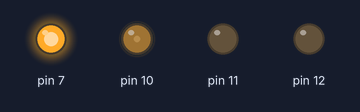
The sketch below on a simulated Arduino Uno, built with avr-gcc and run on an emulated ATmega328P. Shown: output pins drawn as LEDs (lit = HIGH).

Above: at 0.05 s.
At 4.0 s:
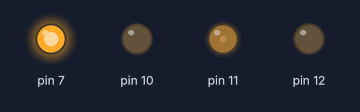
Timing chart, 0 to 4.6 s (numbered marks = the images above):
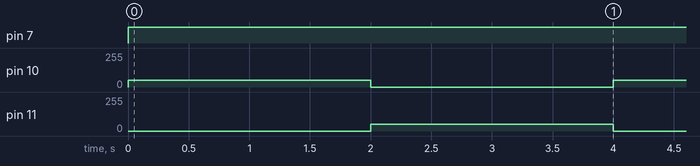

Measured:
- by itself, pin 7: LOW → HIGH at 0.00 s
- by itself, pin 10, pin 11: alternates 50/255 for 2.0 s and 0/255 for 2.0 s

The sketch:

motordc.ino
```cpp
int pwm1;
int pwm2;

void setup()
{
  pinMode(7,OUTPUT);
  pinMode(10,OUTPUT);
  pinMode(11,OUTPUT);
  pinMode(12,OUTPUT);
}

void loop()
{
  pwm1 = 50;
  pwm2 = 0;

  digitalWrite(7,1);

  izquierda();
  delay(2000);
  derecha();
  delay(2000);

}

void izquierda(){

  analogWrite(10,pwm1);
  analogWrite(11,pwm2);

}

void derecha(){

  analogWrite(11,pwm1);
  analogWrite(10,pwm2);

}
```
